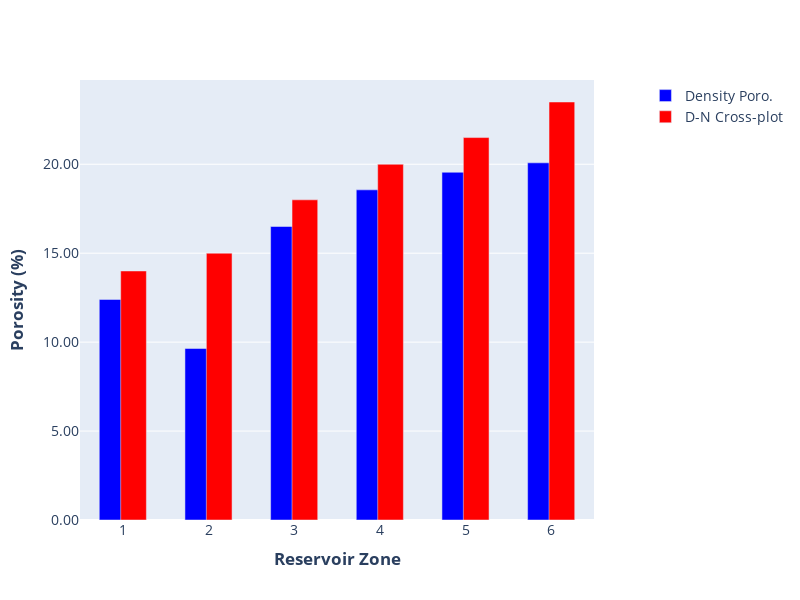
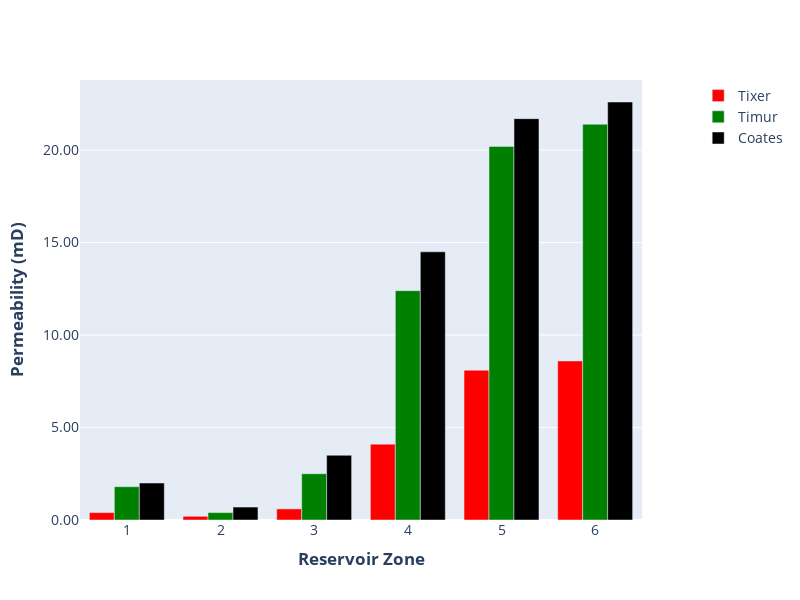

Notebook code cell kept with these figures, in order:
### Code cell
# Well 3
fig5 = plot_porosity(reservoir_zone_porosity_well3, save_path="reservoir_graphs/porosity_well3.png")
fig6 = plot_permeability(reservoir_zone_perm_well3, save_path="reservoir_graphs/permeability_well3.png")
fig5.show()
fig6.show()

### Figure 1 — Plotly figure (JSON) as saved in the notebook; plotly's stock layout.template omitted (floating-point values rounded to 4 significant figures)
{"data": [{"marker": {"color": "blue"}, "name": "Density Poro.", "type": "bar", "width": 0.3, "x": [1, 2, 3, 4, 5, 6], "y": [12.4, 9.64, 16.5, 18.56, 19.55, 20.08]}, {"marker": {"color": "red"}, "name": "D-N Cross-plot", "type": "bar", "width": 0.3, "x": [1, 2, 3, 4, 5, 6], "y": [14.0, 15.0, 18.0, 20.0, 21.5, 23.5]}], "layout": {"bargap": 0.5, "barmode": "group", "font": {"size": 14}, "height": 600, "legend": {"orientation": "v", "x": 1.1, "y": 1}, "margin": {"b": 80, "l": 80, "r": 120, "t": 80}, "title": {"font": {"size": 16}}, "width": 800, "xaxis": {"dtick": 1, "tick0": 1, "tickmode": "linear", "title": {"text": "<b>Reservoir Zone</b>"}}, "yaxis": {"tickformat": ".2f", "title": {"text": "<b>Porosity (%)</b>"}}}}

### Figure 2 — Plotly figure (JSON) as saved in the notebook; plotly's stock layout.template omitted (floating-point values rounded to 4 significant figures)
{"data": [{"marker": {"color": "red"}, "name": "Tixer", "type": "bar", "x": [1, 2, 3, 4, 5, 6], "y": [0.4, 0.2, 0.6, 4.1, 8.1, 8.6]}, {"marker": {"color": "green"}, "name": "Timur", "type": "bar", "x": [1, 2, 3, 4, 5, 6], "y": [1.8, 0.4, 2.5, 12.4, 20.2, 21.4]}, {"marker": {"color": "black"}, "name": "Coates", "type": "bar", "x": [1, 2, 3, 4, 5, 6], "y": [2.0, 0.7, 3.5, 14.5, 21.7, 22.6]}], "layout": {"barmode": "group", "font": {"size": 14}, "height": 600, "legend": {"orientation": "v", "x": 1.1, "y": 1}, "margin": {"b": 80, "l": 80, "r": 120, "t": 80}, "title": {"font": {"size": 16}}, "width": 800, "xaxis": {"dtick": 1, "tick0": 1, "tickmode": "linear", "title": {"text": "<b>Reservoir Zone</b>"}}, "yaxis": {"tickformat": ".2f", "title": {"text": "<b>Permeability (mD)</b>"}}}}
